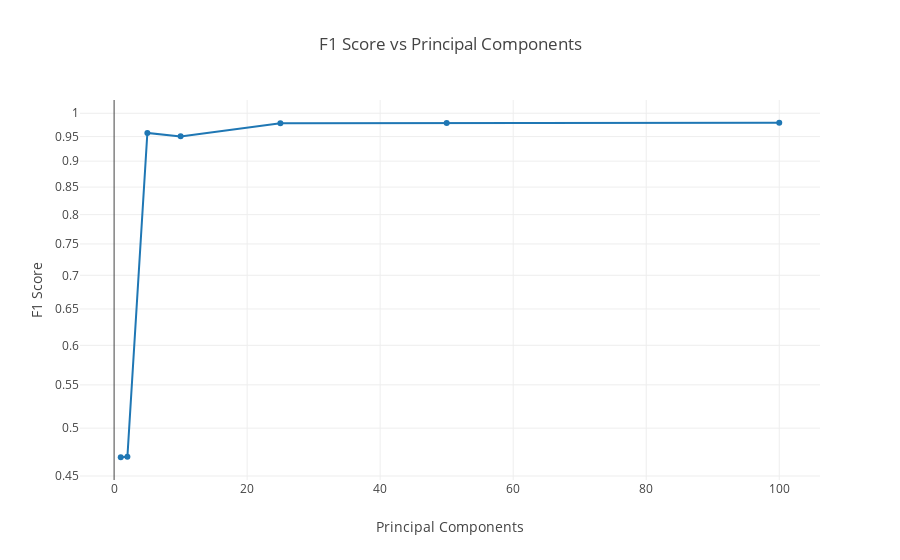

Source (notebook cell):
### Code cell
trace0 = go.Scatter(x=n_components, y=f1_scores, mode='lines+markers')

layout = go.Layout(title='F1 Score vs Principal Components',
                  xaxis=dict(title='Principal Components'),
                  yaxis=dict(title='F1 Score', type='log'))

fig = go.Figure([trace0], layout)

iplot(fig, filename='f1_score-vs-principal_components.html')

### Figure 1 — Plotly figure (JSON) as saved in the notebook; plotly's stock layout.template omitted (floating-point values rounded to 4 significant figures)
{"data": [{"mode": "lines+markers", "type": "scatter", "uid": "7a0dba7e-ab61-11e9-b9e0-e442a6f8adc6", "x": [1, 2, 5, 10, 25, 50, 100], "y": [0.469, 0.4694, 0.9577, 0.9504, 0.978, 0.979, 0.9794]}], "layout": {"title": "F1 Score vs Principal Components", "xaxis": {"title": "Principal Components"}, "yaxis": {"title": "F1 Score", "type": "log"}}}
